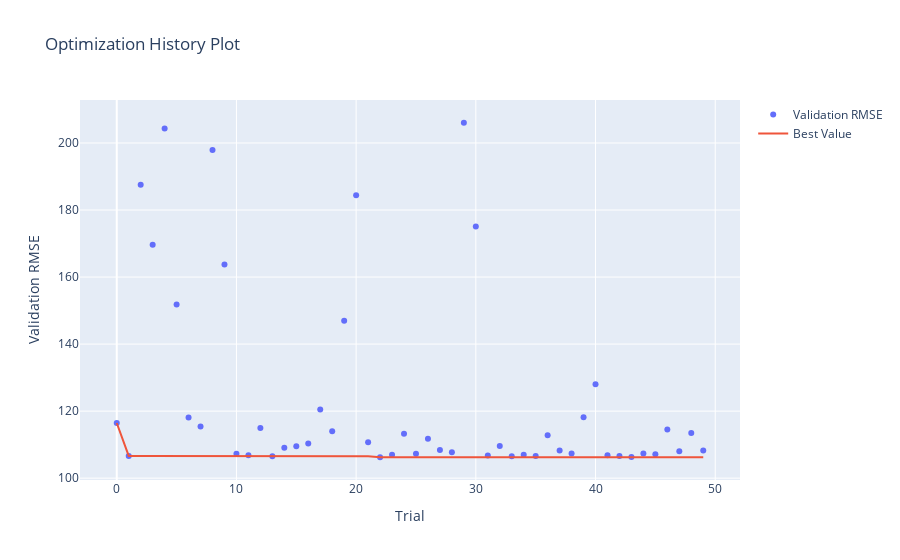

Here is the notebook cell this chart was saved with:
### Markdown cell above
1. **How did the model performance evolve across the trials?**

To answer this question, we use the `optuna.visualization.plot_optimization_history()` function.  
It allows us to visualize how the **objective value** and the **best score so far** evolved over the course of the trials, giving insight into the convergence and efficiency of the optimization process.

### Code cell
optuna.visualization.plot_optimization_history(study=study, target_name="Validation RMSE")

### Figure 1 — Plotly figure (JSON) as saved in the notebook; plotly's stock layout.template omitted (floating-point values rounded to 4 significant figures)
{"data": [{"mode": "markers", "name": "Validation RMSE", "type": "scatter", "x": [0, 1, 2, 3, 4, 5, 6, 7, 8, 9, 10, 11, 12, 13, 14, 15, 16, 17, 18, 19, 20, 21, 22, 23, 24, 25, 26, 27, 28, 29, 30, 31, 32, 33, 34, 35, 36, 37, 38, 39, 40, 41, 42, 43, 44, 45, 46, 47, 48, 49], "y": [116.5, 106.6, 187.5, 169.6, 204.3, 151.8, 118.1, 115.4, 197.9, 163.8, 107.3, 106.9, 114.9, 106.5, 109.1, 109.5, 110.3, 120.5, 114.0, 146.9, 184.4, 110.7, 106.2, 107.0, 113.2, 107.3, 111.7, 108.4, 107.7, 206.0, 175.1, 106.8, 109.6, 106.6, 107.0, 106.6, 112.8, 108.2, 107.4, 118.2, 128.0, 106.8, 106.6, 106.3, 107.4, 107.1, 114.5, 108.0, 113.5, 108.3]}, {"mode": "lines", "name": "Best Value", "type": "scatter", "x": [0, 1, 2, 3, 4, 5, 6, 7, 8, 9, 10, 11, 12, 13, 14, 15, 16, 17, 18, 19, 20, 21, 22, 23, 24, 25, 26, 27, 28, 29, 30, 31, 32, 33, 34, 35, 36, 37, 38, 39, 40, 41, 42, 43, 44, 45, 46, 47, 48, 49], "y": [116.5, 106.6, 106.6, 106.6, 106.6, 106.6, 106.6, 106.6, 106.6, 106.6, 106.6, 106.6, 106.6, 106.5, 106.5, 106.5, 106.5, 106.5, 106.5, 106.5, 106.5, 106.5, 106.2, 106.2, 106.2, 106.2, 106.2, 106.2, 106.2, 106.2, 106.2, 106.2, 106.2, 106.2, 106.2, 106.2, 106.2, 106.2, 106.2, 106.2, 106.2, 106.2, 106.2, 106.2, 106.2, 106.2, 106.2, 106.2, 106.2, 106.2]}, {"marker": {"color": "#cccccc"}, "mode": "markers", "name": "Infeasible Trial", "showlegend": false, "type": "scatter", "x": [], "y": []}], "layout": {"title": {"text": "Optimization History Plot"}, "xaxis": {"title": {"text": "Trial"}}, "yaxis": {"title": {"text": "Validation RMSE"}}}}
